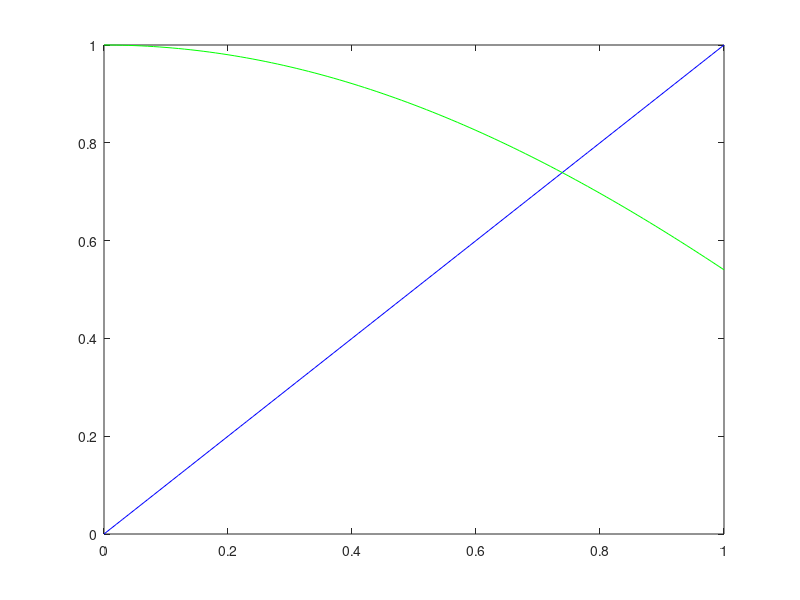

MATLAB code for this plot: (Note: this script raises an error after producing the figure.)
x=0:0.01:1;
plot(x,x,'b',x,cos(x),'g');
hold on

f=@(x) cos(x)-x;
fd=@(x) -sin(x)-1;

%metoda lui Newton
[z_newton,ni_newton]=Newton(f,fd,0.5,1e-6)
plot(z,z,'o')

%metoda secantei
[z_secanta,ni_secanta]=Secanta(f,0.5,1,1e-6)
plot(z,z,'xk')

%metoda Steffensen
g=@(x) cos(x);
[z_steffensen,ni_steffensen]=Steffensen(g,0.5,1e-6)
plot(z,z,'-r')
